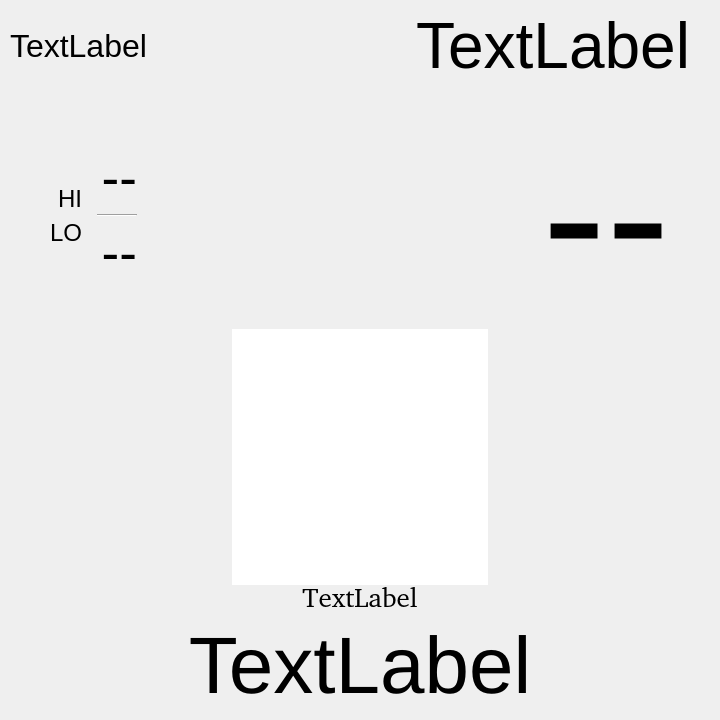
<?xml version="1.0" encoding="UTF-8"?>
<ui version="4.0">
 <class>Form</class>
 <widget class="QWidget" name="Form">
  <property name="geometry">
   <rect>
    <x>0</x>
    <y>0</y>
    <width>720</width>
    <height>720</height>
   </rect>
  </property>
  <property name="minimumSize">
   <size>
    <width>720</width>
    <height>720</height>
   </size>
  </property>
  <property name="maximumSize">
   <size>
    <width>720</width>
    <height>720</height>
   </size>
  </property>
  <property name="windowTitle">
   <string>Form</string>
  </property>
  <layout class="QGridLayout" name="gridLayout">
   <property name="sizeConstraint">
    <enum>QLayout::SetDefaultConstraint</enum>
   </property>
   <property name="leftMargin">
    <number>10</number>
   </property>
   <property name="topMargin">
    <number>10</number>
   </property>
   <property name="rightMargin">
    <number>10</number>
   </property>
   <property name="bottomMargin">
    <number>10</number>
   </property>
   <item row="0" column="0">
    <layout class="QVBoxLayout" name="verticalLayout_3">
     <item>
      <layout class="QHBoxLayout" name="horizontalLayout">
       <item>
        <widget class="QLabel" name="currentDate">
         <property name="font">
          <font>
           <pointsize>24</pointsize>
           <kerning>true</kerning>
          </font>
         </property>
         <property name="text">
          <string>TextLabel</string>
         </property>
         <property name="alignment">
          <set>Qt::AlignLeading|Qt::AlignLeft|Qt::AlignVCenter</set>
         </property>
        </widget>
       </item>
       <item>
        <spacer name="horizontalSpacer_7">
         <property name="orientation">
          <enum>Qt::Horizontal</enum>
         </property>
         <property name="sizeHint" stdset="0">
          <size>
           <width>40</width>
           <height>20</height>
          </size>
         </property>
        </spacer>
       </item>
       <item>
        <widget class="QLabel" name="currentTime">
         <property name="sizePolicy">
          <sizepolicy hsizetype="Preferred" vsizetype="Preferred">
           <horstretch>0</horstretch>
           <verstretch>0</verstretch>
          </sizepolicy>
         </property>
         <property name="font">
          <font>
           <pointsize>48</pointsize>
           <kerning>true</kerning>
          </font>
         </property>
         <property name="text">
          <string>TextLabel</string>
         </property>
         <property name="alignment">
          <set>Qt::AlignRight|Qt::AlignTop|Qt::AlignTrailing</set>
         </property>
         <property name="margin">
          <number>0</number>
         </property>
         <property name="indent">
          <number>-1</number>
         </property>
        </widget>
       </item>
       <item>
        <spacer name="horizontalSpacer_5">
         <property name="orientation">
          <enum>Qt::Horizontal</enum>
         </property>
         <property name="sizeType">
          <enum>QSizePolicy::Fixed</enum>
         </property>
         <property name="sizeHint" stdset="0">
          <size>
           <width>20</width>
           <height>20</height>
          </size>
         </property>
        </spacer>
       </item>
      </layout>
     </item>
     <item>
      <spacer name="verticalSpacer">
       <property name="orientation">
        <enum>Qt::Vertical</enum>
       </property>
       <property name="sizeType">
        <enum>QSizePolicy::Minimum</enum>
       </property>
       <property name="sizeHint" stdset="0">
        <size>
         <width>20</width>
         <height>20</height>
        </size>
       </property>
      </spacer>
     </item>
     <item>
      <layout class="QHBoxLayout" name="horizontalLayout_3">
       <item>
        <layout class="QHBoxLayout" name="horizontalLayout_2">
         <item>
          <spacer name="horizontalSpacer_2">
           <property name="orientation">
            <enum>Qt::Horizontal</enum>
           </property>
           <property name="sizeType">
            <enum>QSizePolicy::Fixed</enum>
           </property>
           <property name="sizeHint" stdset="0">
            <size>
             <width>40</width>
             <height>20</height>
            </size>
           </property>
          </spacer>
         </item>
         <item>
          <layout class="QVBoxLayout" name="verticalLayout_2">
           <item>
            <widget class="QLabel" name="label">
             <property name="font">
              <font>
               <pointsize>18</pointsize>
              </font>
             </property>
             <property name="text">
              <string>HI</string>
             </property>
             <property name="alignment">
              <set>Qt::AlignBottom|Qt::AlignRight|Qt::AlignTrailing</set>
             </property>
            </widget>
           </item>
           <item>
            <widget class="QLabel" name="label_2">
             <property name="font">
              <font>
               <pointsize>18</pointsize>
              </font>
             </property>
             <property name="text">
              <string>LO</string>
             </property>
             <property name="alignment">
              <set>Qt::AlignRight|Qt::AlignTop|Qt::AlignTrailing</set>
             </property>
            </widget>
           </item>
          </layout>
         </item>
         <item>
          <widget class="QFrame" name="frame">
           <layout class="QVBoxLayout" name="verticalLayout">
            <item>
             <widget class="QLabel" name="hiTemp">
              <property name="font">
               <font>
                <pointsize>40</pointsize>
               </font>
              </property>
              <property name="text">
               <string>--</string>
              </property>
              <property name="alignment">
               <set>Qt::AlignBottom|Qt::AlignRight|Qt::AlignTrailing</set>
              </property>
             </widget>
            </item>
            <item>
             <widget class="Line" name="line">
              <property name="minimumSize">
               <size>
                <width>40</width>
                <height>0</height>
               </size>
              </property>
              <property name="orientation">
               <enum>Qt::Horizontal</enum>
              </property>
             </widget>
            </item>
            <item>
             <widget class="QLabel" name="loTemp">
              <property name="font">
               <font>
                <pointsize>40</pointsize>
               </font>
              </property>
              <property name="text">
               <string>--</string>
              </property>
              <property name="alignment">
               <set>Qt::AlignRight|Qt::AlignTop|Qt::AlignTrailing</set>
              </property>
             </widget>
            </item>
           </layout>
          </widget>
         </item>
        </layout>
       </item>
       <item>
        <spacer name="horizontalSpacer">
         <property name="orientation">
          <enum>Qt::Horizontal</enum>
         </property>
         <property name="sizeHint" stdset="0">
          <size>
           <width>40</width>
           <height>20</height>
          </size>
         </property>
        </spacer>
       </item>
       <item>
        <widget class="QLabel" name="currentTemperature">
         <property name="font">
          <font>
           <pointsize>144</pointsize>
          </font>
         </property>
         <property name="text">
          <string>--</string>
         </property>
         <property name="alignment">
          <set>Qt::AlignCenter</set>
         </property>
        </widget>
       </item>
       <item>
        <spacer name="horizontalSpacer_6">
         <property name="orientation">
          <enum>Qt::Horizontal</enum>
         </property>
         <property name="sizeType">
          <enum>QSizePolicy::Fixed</enum>
         </property>
         <property name="sizeHint" stdset="0">
          <size>
           <width>40</width>
           <height>20</height>
          </size>
         </property>
        </spacer>
       </item>
      </layout>
     </item>
     <item>
      <layout class="QHBoxLayout" name="horizontalLayout_5">
       <item>
        <spacer name="horizontalSpacer_4">
         <property name="orientation">
          <enum>Qt::Horizontal</enum>
         </property>
         <property name="sizeHint" stdset="0">
          <size>
           <width>40</width>
           <height>20</height>
          </size>
         </property>
        </spacer>
       </item>
       <item>
        <widget class="QGraphicsView" name="graphicsView">
         <property name="minimumSize">
          <size>
           <width>256</width>
           <height>256</height>
          </size>
         </property>
         <property name="maximumSize">
          <size>
           <width>256</width>
           <height>256</height>
          </size>
         </property>
         <property name="frameShape">
          <enum>QFrame::NoFrame</enum>
         </property>
        </widget>
       </item>
       <item>
        <spacer name="horizontalSpacer_3">
         <property name="orientation">
          <enum>Qt::Horizontal</enum>
         </property>
         <property name="sizeHint" stdset="0">
          <size>
           <width>40</width>
           <height>20</height>
          </size>
         </property>
        </spacer>
       </item>
      </layout>
     </item>

     <item>
      <widget class="QLabel" name="spiritualText">
       <property name="font">
        <font>
        <family></family>
         <pointsize>20</pointsize>
        </font>
       </property>
       <property name="text">
        <string>TextLabel</string>
       </property>
       <property name="alignment">
        <set>Qt::AlignCenter</set>
       </property>
      </widget>
     </item>


     <item>
      <widget class="QLabel" name="currentCondition">
       <property name="font">
        <font>
         <pointsize>60</pointsize>
        </font>
       </property>
       <property name="text">
        <string>TextLabel</string>
       </property>
       <property name="alignment">
        <set>Qt::AlignCenter</set>
       </property>
      </widget>
     </item>
     <item>
      <spacer name="verticalSpacer_2">
       <property name="orientation">
        <enum>Qt::Vertical</enum>
       </property>
       <property name="sizeType">
        <enum>QSizePolicy::Preferred</enum>
       </property>
       <property name="sizeHint" stdset="0">
        <size>
         <width>20</width>
         <height>40</height>
        </size>
       </property>
      </spacer>
     </item>
    </layout>
   </item>
  </layout>
 </widget>
 <resources/>
 <connections/>
</ui>
